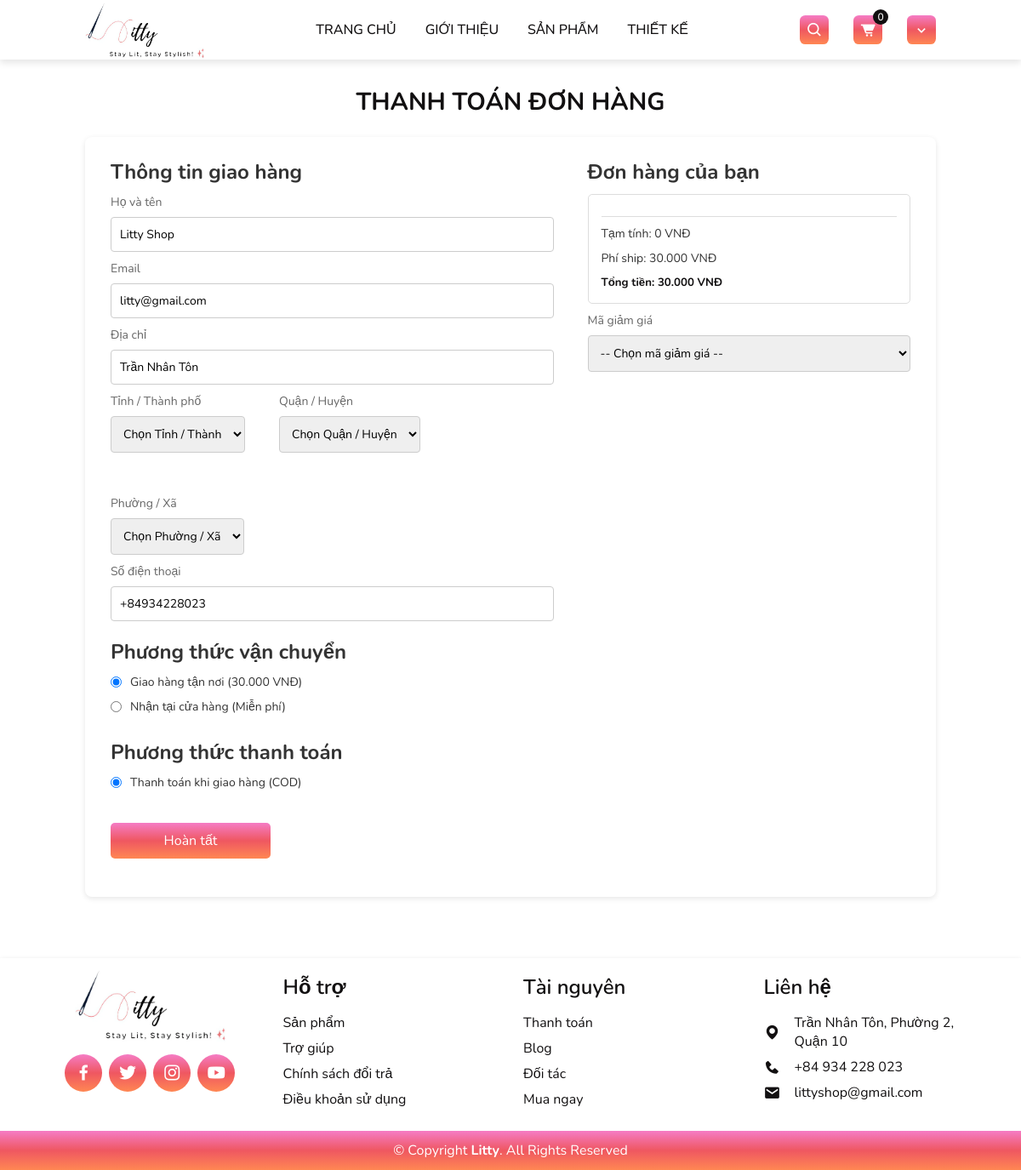
/user/checkout.php (signed in), run on the app's committed database.
### tables this page shows
CREATE TABLE Users (
    ID INT PRIMARY KEY AUTO_INCREMENT,
    fullname VARCHAR(100),
    email VARCHAR(100) UNIQUE,
    phone VARCHAR(20),
    password VARCHAR(255),
    city TEXT,
    district TEXT,
    ward TEXT,
    address TEXT,
    image VARCHAR(255) DEFAULT "../img/admin.jpg",
    created TIMESTAMP DEFAULT CURRENT_TIMESTAMP,
    role enum('admin','user') NOT NULL DEFAULT 'user'
);

### user/checkout.php (the view, shortened to what this page needs)
<?php
include '../database/connect.php';
$userID = isset($_SESSION['user']) ? $_SESSION['user'] : null;
$userInfo = null;
if ($userID) {
    $stmt = $pdo->prepare("SELECT * FROM Users WHERE ID = ?");
    $stmt->execute([$userID]);
    $userInfo = $stmt->fetch(PDO::FETCH_ASSOC);
}
$total = 0;
?>
<?php include 'header.php';?>
<link rel="stylesheet" href="css/checkoutt.css">
<section class="section">
    <div class="heading">
        <h2>Thanh Toán Đơn Hàng</h2>
    </div>
    <div class="container">
        <form action="checkout-process.php" method="POST">
            <div class="row">
                <div class="column left">
                    <h4>Thông tin giao hàng</h4>
                    <div class="form-group">
                        <label for="name">Họ và tên</label>
                        <input type="text" id="name" name="name" value="<?php echo htmlspecialchars($userInfo['fullname'] ?? ''); ?>" required <?php echo $userInfo ? 'readonly' : ''; ?>>
                    </div>
                    <div class="form-group">
                        <label for="email">Email</label>
                        <input type="email" id="email" name="email" value="<?php echo htmlspecialchars($userInfo['email'] ?? ''); ?>" required <?php echo $userInfo ? 'readonly' : ''; ?>>
                    </div>
                    <div class="form-group">
                        <label for="address">Địa chỉ</label>
                        <input type="text" id="address" name="address" value="<?php echo htmlspecialchars($userInfo['address'] ?? ''); ?>" required <?php echo $userInfo ? 'readonly' : ''; ?>>
                    </div>
                    <div class="row" style="flex: 1">
                        <div class="form-group">
                            <label for="city">Tỉnh / Thành phố</label>
                            <select id="city" name="city" required <?php echo $userInfo ? 'readonly' : ''; ?>>
                                <option value="" disabled selected>Chọn Tỉnh / Thành</option>
                            </select>
                        </div>
                        <div class="form-group">
                            <label for="district">Quận / Huyện</label>
                            <select id="district" name="district" required <?php echo $userInfo ? 'readonly' : ''; ?>>
                                <option value="" disabled selected>Chọn Quận / Huyện</option>
                            </select>
                        </div>
                        <div class="form-group">
                            <label for="ward">Phường / Xã</label>
                            <select id="ward" name="ward" required <?php echo $userInfo ? 'readonly' : ''; ?>>
                                <option value="" disabled selected>Chọn Phường / Xã</option>
                            </select>
                        </div>
                    </div>
                    <div class="form-group">
                        <label for="phone">Số điện thoại</label>
                        <input type="text" id="phone" name="phone" value="<?php echo htmlspecialchars($userInfo['phone'] ?? ''); ?>" required <?php echo $userInfo ? 'readonly' : ''; ?>>
                    </div>
                    <h4>Phương thức vận chuyển</h4>
                    <div class="form-group method">
                        <label for="shipping1">
                            <input type="radio" id="shipping1" name="shipping_method" value="home_delivery" checked>
                            Giao hàng tận nơi (30.000 VNĐ)
                        </label>
                    </div>
                    <div class="form-group method">
                        <label for="shipping2">
                            <input type="radio" id="shipping2" name="shipping_method" value="store_pickup">
                            Nhận tại cửa hàng (Miễn phí)
                        </label>
                    </div>
                    <h4>Phương thức thanh toán</h4>
                    <div class="form-group method">
                        <label for="payment1">
                            <input type="radio" id="payment1" name="payment_method" value="cod" checked>
                            Thanh toán khi giao hàng (COD)
                        </label>
                    </div>
                </div>
                <div class="column right">
                    <h4>Đơn hàng của bạn</h4>
                    <div class="order-summary">
                        <hr>
                        <p>Tạm tính: <span id="price"><?php echo number_format($total, 0, ',', '.'); ?> VNĐ</span></p>
                        <p>Phí ship: <span id="shipping_fee">30.000 VNĐ</span></p>
                        <h5>Tổng tiền: <span id="total"><?php echo number_format($total + 30000, 0, ',', '.'); ?> VNĐ</span></h5>
                    </div>
                    <div class="form-group">
                        <label for="discount_code">Mã giảm giá</label>
                        <select id="discount_code" name="discount_code">
                            <option value="" data-discount="0">-- Chọn mã giảm giá --</option>
                        </select>
                    </div>
                </div>
            </div>
            <div class="form-group-submit">
                <button type="submit" class="btn-submit">Hoàn tất</button>
            </div>
        </form>
    </div>
</section>
<?php include 'footer.php';?>

### user/css/styles.css (style rules this page uses)
* { font-family: "Nunito", sans-serif; font-optical-sizing: auto; margin: 0; padding: 0; box-sizing: border-box; scroll-behavior: smooth; scroll-padding-top: 4rem; list-style: none; text-decoration: none; }
:root { --main-color: linear-gradient(#f57cc5, #ef5761, #ff8753); --second-color: linear-gradient(#fbfbf1, #fefff9, #fffff1); --text-color: #121011; --bg-color: #ffffff; --box-shadow: 0 0 16px 1px rgb(14 52 54 / 15%); }
section { padding: 50px 100px; }
.section { margin-top: 50px; }
body { color: var(--text-color); }

### user/css/checkoutt.css (style rules this page uses)
.heading { text-align: center; }
.heading h2 { font-size: 1.8rem; text-transform: uppercase; }
.container { max-width: 1350px; background-color: white; padding: 5px 30px; margin: 22px 0; border-radius: 8px; box-shadow: 0 2px 6px rgba(0, 0, 0, 0.1); }
.row { display: flex; flex-wrap: wrap; gap: 40px; }
.column { flex: 1; min-width: 300px; }
.left { flex-basis: 55%; }
.right { flex-basis: 40%; }
h4 { margin-top: 20px; margin-bottom: 10px; font-size: 24px; color: #333; }
.form-group { margin-top: 10px; }
label { display: block; margin-bottom: 8px; font-size: 14px; color: #666; }
input[type="text"], input[type="email"], select { width: 100%; padding: 10px; font-size: 14px; border: 1px solid #ccc; border-radius: 4px; }
option[value=""][disabled] { display: none; background:#ddd; color: rgb(40, 40, 40); }
option { color: black; font-size: 14px; font-family: "Nunito", sans-serif; }
input[type="radio"] { margin-right: 10px; }
.method { display: flex; align-items: center; margin-top: 2px; }
.method label { display: flex; align-items: center; font-size: 14px; color: #333; }
.order-summary { background-color: #ffffff; padding: 15px; border: 1px solid #ddd; border-radius: 5px; }
.order-summary p { margin-bottom: 10px; font-size: 14px; color: #333; }
hr { border: none; height: 1px; background-color: #ddd; margin: 10px 0; }
.form-group-submit { display: flex; justify-content: left; margin-top: 20px; margin-bottom: 40px; }
.btn-submit { width: 20%; margin-top: 10px; padding: 10px; background: var(--main-color); color: white; font-size: 16px; border: none; border-radius: 5px; cursor: pointer; }

### data on the page
users: name "Litty Shop", email "litty@gmail.com", address "Trần Nhân Tôn", phone "+84934228023"

### other printed values
$totalQuantity "0"
